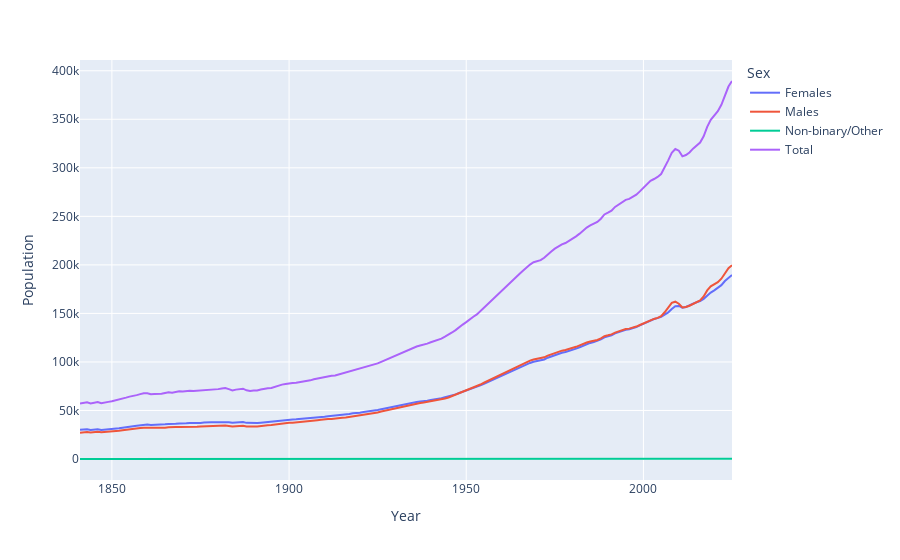

This figure's notebook cell:
### Code cell
df = convert_to_df(Population)
(
    df.melt(id_vars=['Sex','Age'],var_name='Year',value_name='Population')
    .query('Age != "Total"')
    .assign(Age=lambda s: s.Age.str.replace(r'\syears?','',regex=True).replace('Under 1','0').astype(int),
            Year=lambda s: s.Year.astype(int),
            Population=lambda s: s.Population.replace('..','0').astype(int)
            )
    .groupby(['Year','Sex'])
    .agg({'Population':'sum'}).reset_index()
    .plot(x = 'Year',y='Population',color = 'Sex')
)

### Figure 1 — Plotly figure (JSON) as saved in the notebook; plotly's stock layout.template omitted (floating-point values rounded to 4 significant figures; data arrays with more than 128 entries replaced by an {"elided": "..."} marker saying what was removed)
{"data": [{"hovertemplate": "Sex=Females<br>Year=%{x}<br>Population=%{y}<extra></extra>", "legendgroup": "Females", "line": {"color": "#636efa", "dash": "solid"}, "marker": {"symbol": "circle"}, "mode": "lines", "name": "Females", "orientation": "v", "showlegend": true, "type": "scatter", "x": {"elided": "185 int values"}, "xaxis": "x", "y": {"elided": "185 int values"}, "yaxis": "y"}, {"hovertemplate": "Sex=Males<br>Year=%{x}<br>Population=%{y}<extra></extra>", "legendgroup": "Males", "line": {"color": "#EF553B", "dash": "solid"}, "marker": {"symbol": "circle"}, "mode": "lines", "name": "Males", "orientation": "v", "showlegend": true, "type": "scatter", "x": {"elided": "185 int values"}, "xaxis": "x", "y": {"elided": "185 int values"}, "yaxis": "y"}, {"hovertemplate": "Sex=Non-binary/Other<br>Year=%{x}<br>Population=%{y}<extra></extra>", "legendgroup": "Non-binary/Other", "line": {"color": "#00cc96", "dash": "solid"}, "marker": {"symbol": "circle"}, "mode": "lines", "name": "Non-binary/Other", "orientation": "v", "showlegend": true, "type": "scatter", "x": {"elided": "185 int values"}, "xaxis": "x", "y": {"elided": "185 int values"}, "yaxis": "y"}, {"hovertemplate": "Sex=Total<br>Year=%{x}<br>Population=%{y}<extra></extra>", "legendgroup": "Total", "line": {"color": "#ab63fa", "dash": "solid"}, "marker": {"symbol": "circle"}, "mode": "lines", "name": "Total", "orientation": "v", "showlegend": true, "type": "scatter", "x": {"elided": "185 int values"}, "xaxis": "x", "y": {"elided": "185 int values"}, "yaxis": "y"}], "layout": {"legend": {"title": {"text": "Sex"}, "tracegroupgap": 0}, "margin": {"t": 60}, "xaxis": {"anchor": "y", "domain": [0, 1], "title": {"text": "Year"}}, "yaxis": {"anchor": "x", "domain": [0, 1], "title": {"text": "Population"}}}}
